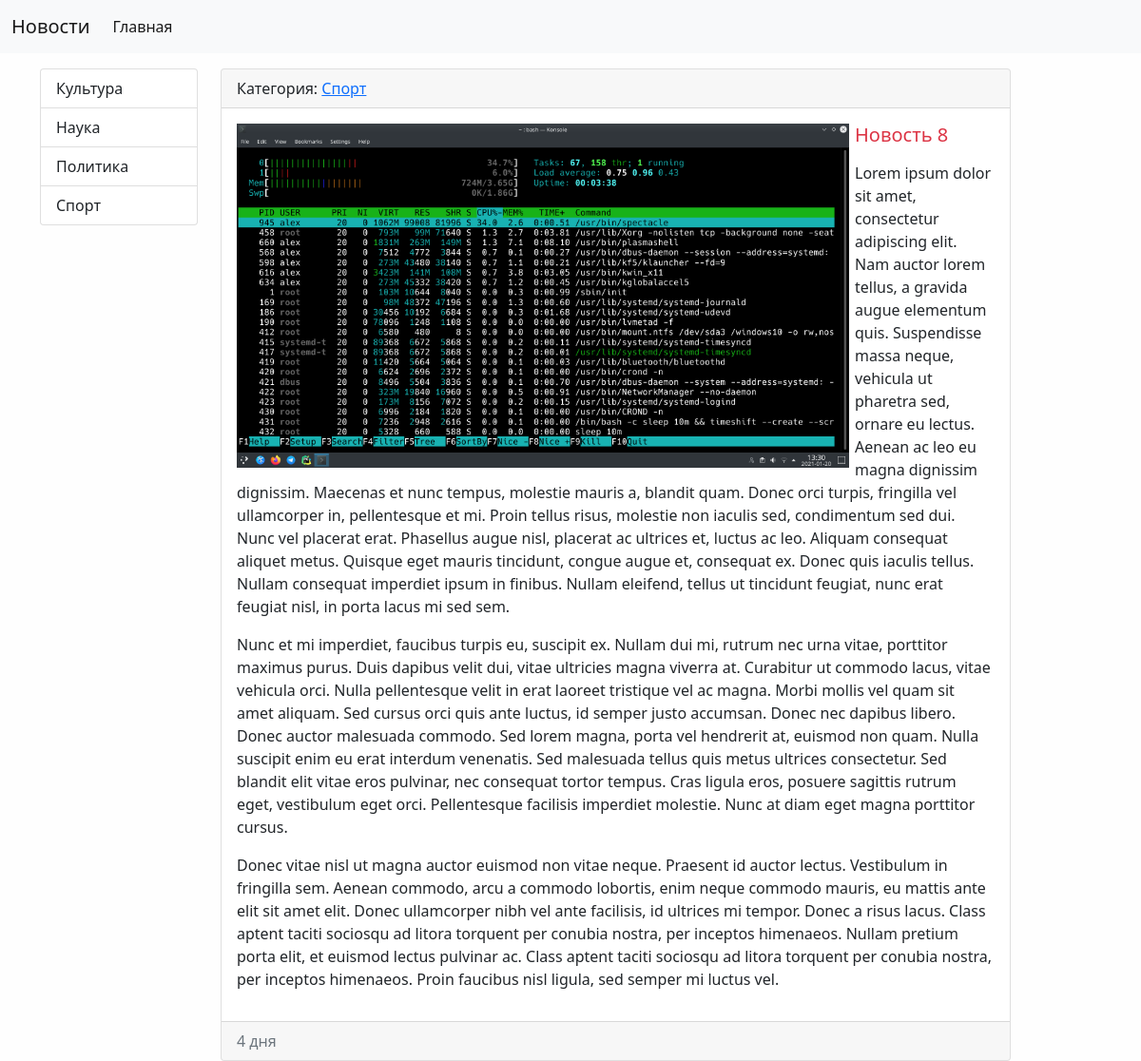
The page /news/22/ on the database its author committed.
### news/models.py (models this page shows, shortened)
class Category(models.Model):
    title = models.CharField(max_length=150, db_index=True, verbose_name='Наименование категорий')
    def get_absolute_url(self):
        return reverse('category', kwargs={"category_id": self.pk})
    def __str__(self):
        return self.title
    class Meta:
        verbose_name = 'Категория'  # название в единсвенном
        verbose_name_plural = 'Категории'  # название в множественном
        ordering = ['title']

class News(models.Model):
    title = models.CharField(max_length=150, verbose_name='Наименование')
    content = models.TextField(blank=True, verbose_name='Контент')  # blank=True - не обязательное к заполнению
    created_at = models.DateTimeField(auto_now_add=True, verbose_name='Дата публикации')
    update_at = models.DateTimeField(auto_now=True, verbose_name='Обновлено')
    photo = models.ImageField(upload_to='photos/%Y/%m/%d/', verbose_name='Фото', blank=True)
    is_published = models.BooleanField(default=True, verbose_name='Опубликовано')  # если не указать значение по умолчанию то будет None
    category = models.ForeignKey('Category', on_delete=models.PROTECT, null=True, verbose_name='Категория')
    class Meta:
        verbose_name = 'новость'  # название в единсвенном
        verbose_name_plural = 'новости'  # название в множественном
        ordering = ['-created_at']

### news/views.py (the view)
# urls.py: path('news/<int:pk>/', ViewNews.as_view(), name='view_news'),
class ViewNews(DetailView):     # Чтение персональной записи
    model = News
    context_object_name = 'news_item'

### news/templatetags/news_tags.py (called while the page is built)
@register.simple_tag(name='get_list_categories')
def get_categories():
    return Category.objects.all()

@register.inclusion_tag('news/inc/sidebar_categories.html')
def show_categories():
    categories = Category.objects.all()
    return {"categories": categories}

### news/templates/news/news_detail.html (shortened to what this page needs)
{% extends 'base.html' %}
{% block content%}
<div class="card mb-6">
    <div class="card-header">
        Категория: <a href="{{ news_item.category.get_absolute_url }}">{{ news_item.category }}</a>
    </div>
    <div class="card-body mr-3" >
        {% if news_item.photo %}
        <img src="{{ news_item.photo.url }}" align="left" style="padding-right: 6px;" width="650" class="float-left ">
        {% endif %}
        <h5 class="card-title {% cycle 'text-danger' 'text-success' %}">{{ news_item.title }}</h5>
        <p class="card-text">{{ news_item.content|safe|linebreaks }}</p>
    </div>
    <div class="card-footer text-muted">
        {{ news_item.created_at|timesince }}
    </div>
</div>
{% endblock %}

### news/templates/news/inc/sidebar_categories.html
<div class="list-group">
    {% for item in categories %}
    <a href="{{ item.get_absolute_url }}" class="list-group-item list-group-item-action">{{ item.title }}</a>
    {% endfor %}
</div>

### my_site/static/css/style.css (style rules this page uses)
body { background-color: #fefefe; }

### rows shown on the page
Category: title "Культура"
Category: title "Наука"
Category: title "Политика"
Category: title "Спорт"
News: category "Спорт", photo (picture), title "Новость 8", content "Lorem ipsum dolor sit amet, consectetur adipiscing elit. Nam auctor lorem tellus, a gravida augue elementum quis. Suspendisse massa neque, vehicula ut pharetra sed, ornare eu lectus. Aenean ac leo eu magna dignissim dignissim. Maecenas et nunc tempus, molestie mauris a, blandit quam. Donec orci turpis, fringilla vel ullamcorper in, pellentesque et mi. Proin tellus risus, molestie non iaculis sed, condimentum sed dui. Nunc vel placerat erat. Phasellus augue nisl, placerat ac ultrices et, luctus ac leo. Aliquam consequat aliquet metus. Quisque eget mauris tincidunt, congue augue et, consequat ex. Donec quis iaculis tellus. Nullam consequat imperdiet ipsum in finibus. Nullam eleifend, tellus…", created_at "4 дня"
